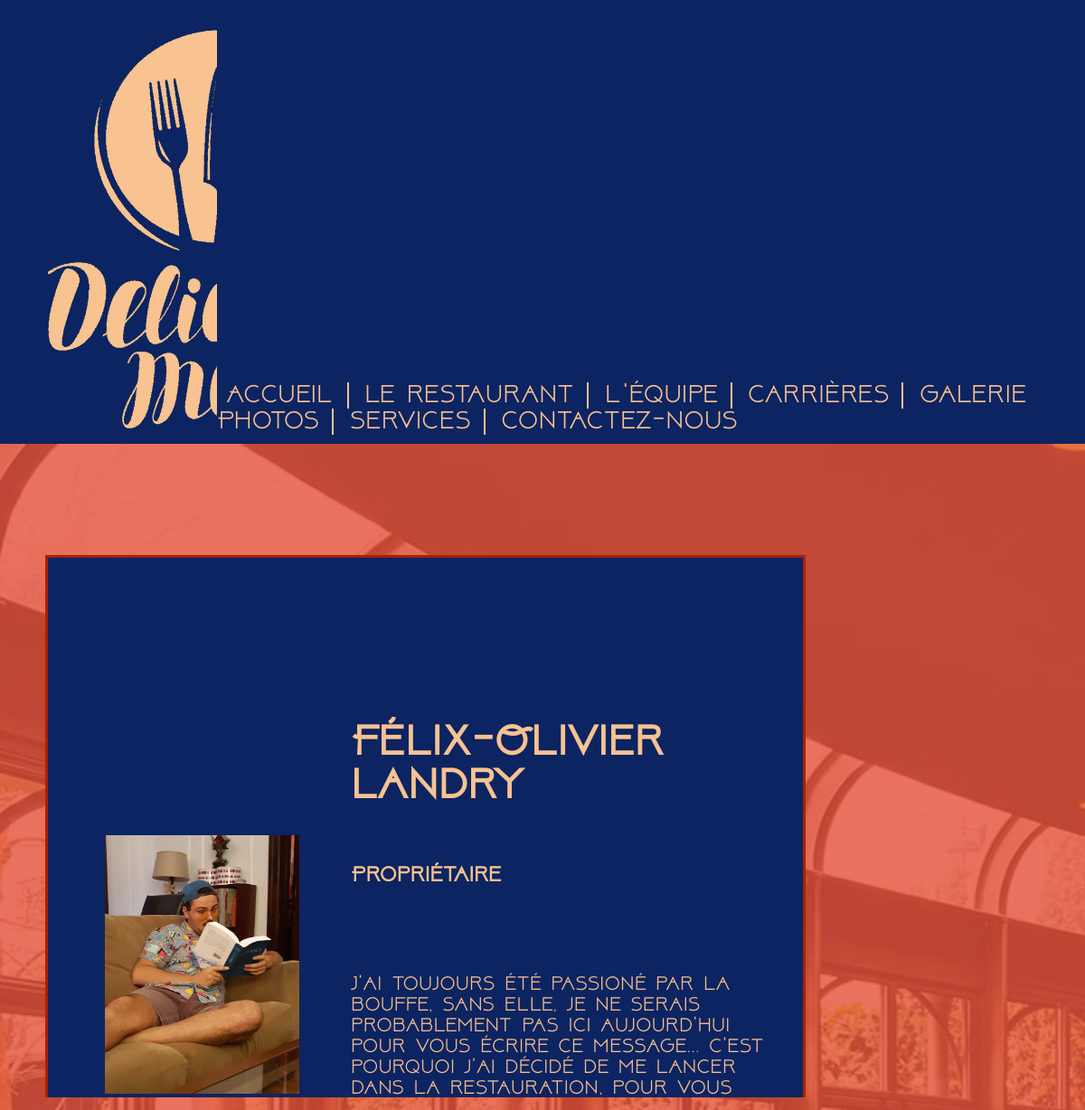
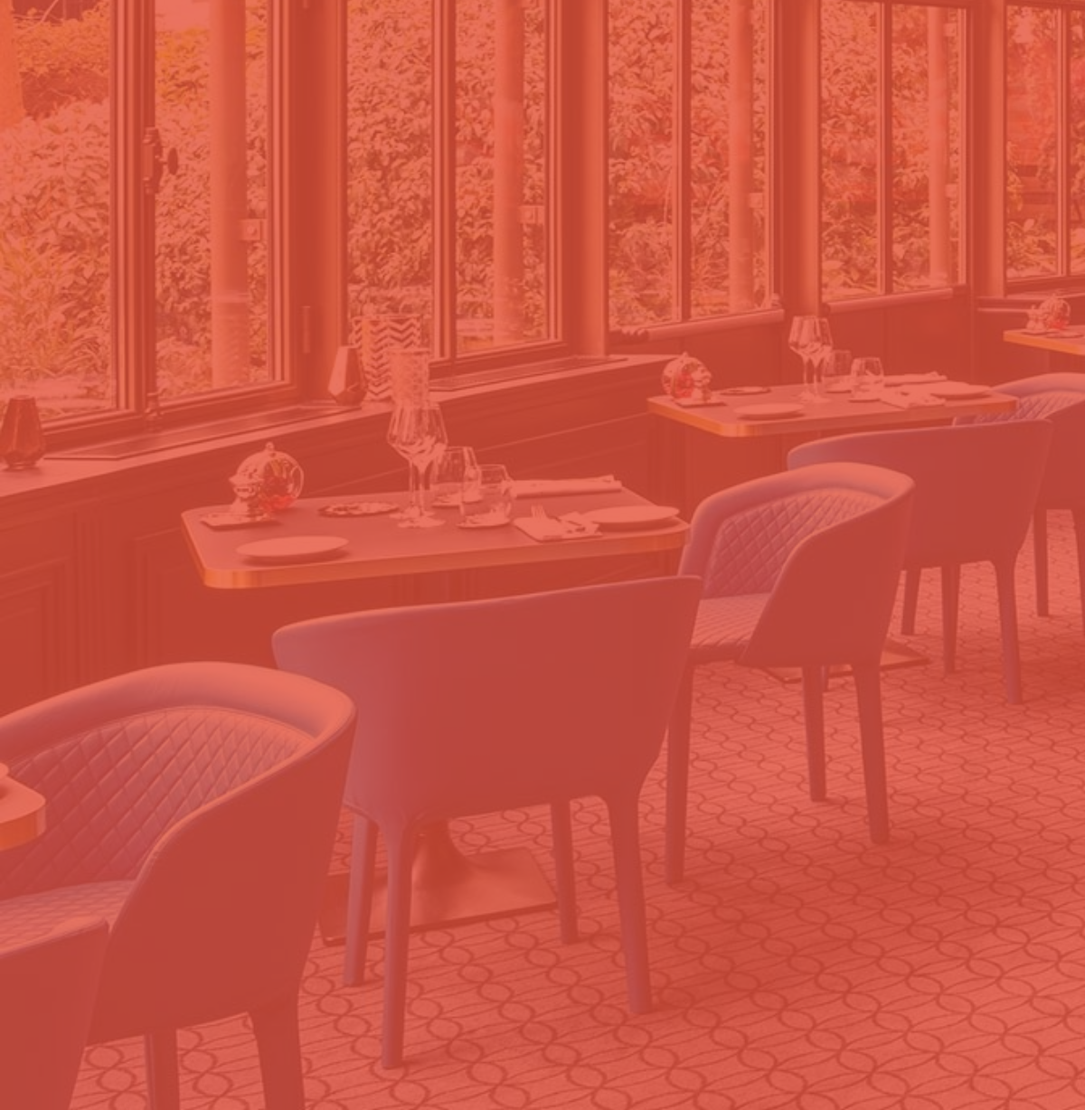
The page /equipe.php on the database its author committed (2 pictures, top to bottom).
### tables this page shows
CREATE TABLE team (
	id INT NOT NULL AUTO_INCREMENT,
	fullname VARCHAR(32) NOT NULL,
	id_job INT NOT NULL,
	bio TEXT,
	image_url VARCHAR(64),
	pos INT,
	
	PRIMARY KEY pk_team(id),
	FOREIGN KEY (id_job) REFERENCES jobs(id) ON DELETE RESTRICT,
	CONSTRAINT uc_team_fullname UNIQUE (fullname)

);

CREATE TABLE jobs(
	id INT NOT NULL AUTO_INCREMENT,
	title VARCHAR(16),
	
	PRIMARY KEY pk_jobs(id),
	CONSTRAINT uc_jobs_title UNIQUE (title)

);

### Web/action/CommonAction.php (called while the page is built, shortened)
<?php
	require_once("action/DAO/UserDAO.php");
	abstract class CommonAction {
		protected static $VISIBILITY_PUBLIC = 0;
		public function execute() {
			$this->executeAction();
		}
		public function isLoggedIn() {
			return $_SESSION["visibility"] > CommonAction::$VISIBILITY_PUBLIC;
		}
	}

### Web/action/EquipeAction.php (called while the page is built, shortened)
<?php
	require_once("action/CommonAction.php");
	class EquipeAction extends CommonAction {
		protected function executeAction() {
			$this->team = UserDAO::getTeam();
		}
	}

### Web/action/DAO/UserDAO.php (called while the page is built, shortened)
<?php
	class UserDAO {
		public static function getTeam(){
			$connection = Connection::getConnection();
			$sql = "SELECT team.id, team.fullname, jobs.title, team.bio, team.image_url FROM team JOIN jobs ON team.id_job = jobs.id ORDER BY team.pos";
			$team = [];
			foreach($connection->query($sql) as $row){
				$team[$row["id"]] = [ $row["fullname"], $row["title"], $row["bio"], $row["image_url"] ];
			}
			return $team;
		}
	}

### Web/equipe.php (the view)
<?php
	require_once("action/EquipeAction.php");
	$action = new EquipeAction();
	$action->execute();
	require_once("partial/header.php");
	if($action->isLoggedIn() && !$action->inPreview()){
	?>
			<script src="js/teamEdit.js"></script>
			<div id="admin-team-container">
				<form action="equipe.php" method="POST" enctype="multipart/form-data">
					<div id="new-team-member">
						<?php
							if($action->error == "ERROR_ADDING_MEMBER"){
								?>
								<h1 class="error">Erreur lors de l'ajout...</h1>
								<?php
							}
							else if($action->error == "FILE_NOT_IMAGE_NEW"){
								?>
								<h1 class="error">Le fichier n'est pas une image</h1>
								<?php
							}
							else if($action->error == "FILE_EXISTS_NEW"){
								?>
								<h1 class="error">Ce fichier existe déjà</h1>
								<?php
							}
							else if($action->error == "FILE_TOO_LARGE_NEW"){
								?>
								<h1 class="error">Le fichier est trop large (500MB max.)</h1>
								<?php
							}
							else if($action->error == "FILE_TYPE_BAD_NEW"){
								?>
								<h1 class="error">Ce type d'image n'est pas pris en charge</h1>
								<?php
							}
							else if($action->error == "UPLOAD_ERROR_NEW"){
								?>
								<h1 class="error">Erreur lors du chargement de l'image...</h1>
								<?php
							}
							else{
								?>
								<h1>ajouter un membre à l'équipe</h1>
								<?php
							}
							?>
						<label>Nom complet:</label>
						<input type="text" name="newfullname" id="newfullname"/>
						<label>Poste:</label>
						<select name="newjob" id="newjob">
							<option value="none" selected>Sélectionnez un poste...</option>
							<?php
								foreach($action->jobs as $j){
									?>
										<option value="<?= $j ?>"><?= $j ?></option>
									<?php
								}
							?>
						</select>
						<label>Biographie:</label>
						<textarea name="newbio" id="newbio" cols="80" rows="8"></textarea>
						<label>Image:</label>
						<input type="file" name="newphoto" id="newphoto">
						<button class="button" id="newmemberbtn">confirmer</button>
					</div>
				</form>
				<form action="equipe.php" method="POST" enctype="multipart/mixed">
					<div id="edit-team-member">
						<?php
						if($action->error == "FILE_NOT_IMAGE_EDIT"){
						?>
							<h1 class="error">Le fichier n'est pas une image</h1>
						<?php
						}
						else if($action->error == "ERROR_UPDATING_MEMBER"){
						?>
							<h1 class="error">Erreur lors de la mise à jour...</h1>
						<?php
						}
						else if($action->error == "FILE_TOO_LARGE_EDIT"){
						?>
							<h1 class="error">Le fichier est trop large (500MB max.)</h1>
						<?php
						}
						else if($action->error == "FILE_TYPE_BAD_EDIT"){
						?>
							<h1 class="error">Ce type d'image n'est pas pris en charge</h1>
						<?php
						}
						else if($action->error == "UPLOAD_ERROR_EDIT"){
						?>
							<h1 class="error">Erreur lors du chargement de l'image...</h1>
						<?php
						}
						else{
							?>
								<h1>modifier un membre de l'équipe</h1>
							<?php
							}
						?>
						<label>Nom complet:</label>
						<select name="editname" id="editname">
							<option value="none" selected>Sélectionnez quelqu'un...</option>
							<?php
								foreach($action->members as $m){
									?>
										<option value="<?= $m ?>"><?= $m ?></option>
									<?php
								}
							?>
						</select>
						<label>Nouveau nom complet:</label>
						<input type="text" name="neweditname" placeholder="Laissez vide pour ne pas changer..."/>
						<label>Nouveau poste:</label>
						<select name="editjob">
							<option value="none" selected>Ne pas changer...</option>
							<?php
								foreach($action->jobs as $j){
									?>
										<option value="<?= $j ?>"><?= $j ?></option>
									<?php
								}
							?>
						</select>
						<label>Nouvelle biographie:</label>
						<textarea name="editbio" cols="80" rows="8" id="editbio"></textarea>
						<label>Nouvelle image:</label>
						<input type="file" name="editphoto">
						<button class="button">confirmer</button>
					</div>
				</form>
				<form action="equipe.php" method="POST">
					<div id="delete-team-member">
							<?php
							if($action->error == "EXCEPTION_DELETE"){
							?>
								<h1 class="error">Erreur lors de la supression...</h1>
							<?php
							}
							else{
							?>
								<h1>supprimer un membre de l'équipe</h1>
							<?php
							}
							?>
							<label>Nom:</label>
							<select name="deleteteam">
								<option value="none" selected>Sélectionnez quelqu'un...</option>
							<?php
								foreach($action->members as $m){
									?>
										<option value="<?= $m ?>"><?= $m ?></option>
									<?php
								}
							?>
							</select>
							<button class="button">confirmer</button>
					</div>
				</form>
				<form action="equipe.php" method="POST">
					<div id="pos-team-member">
							<?php
								if($action->error == "ERROR_CHANGING_POS"){
									?>
									<h1 class="error">Erreur lors du changement de position</h1>
									<?php
								}
								else{
									?>
									<h1>Changez la position d'une fiche</h1>
									<h2>(En ordre croissant)</h2>
									<?php
								}
							?>
							<select name="fullnamepos" id="fullnamepos">
								<option value="none" selected>Sélectionnez quelqu'un...</option>
								<?php
									foreach($action->members as $m){
										?>
											<option value="<?= $m ?>"><?= $m ?></option>
										<?php
									}
								?>
							</select>
							<select name="memberpos" id="memberpos">
							</select>
					</div>
				</form>
			</div>
		<?php
	}
	else{
		?>
			<div id=container-team>
		<?php
    	foreach($action->team as $key => $value){
			?>
    	    	    <div class="team-member" id="team<?= $key; ?>">
						<div class="team-photo" style="background-image: url(<?= $value[3] ?>)"></div>
						<div class="team-name"><?= $value[0] ?></div>
						<div class="team-job"><?= $value[1] ?></div>
						<div class="team-bio"><?= $value[2] ?></div>
					</div>
    	    <?php
		}
		?>
			</div>
		<?php
	}
	require_once("partial/footer.php");

### Web/partial/header.php (shortened to what this page needs)
<!DOCTYPE html>
<html lang="en">
<head>
    <link rel="stylesheet" href="css/global.css" />
    <link href="https://cdn.quilljs.com/1.3.6/quill.snow.css" rel="stylesheet">
    <?php
        if($_SESSION["page"] == "equipe.php"){
            ?>
                <link rel="stylesheet" href="css/equipe.css">
            <?php
        }
            ?>
</head>
<body>
<header>
	<div id="head-logo">
    </div>
    <nav>
        <ul id="list">
            <li><a href="index.php">Accueil</a></li>
            <li><a href="resto.php">Le restaurant</a></li>
            <li><a href="equipe.php">L'équipe</a></li>
            <li><a href="carrieres.php">Carrières</a></li>
            <li><a href="galerie.php">Galerie Photos</a></li>
            <li><a href="services.php">Services</a></li>
            <li><a href="contact.php">Contactez-nous</a></li>
        </ul>
    </nav>
</header>
<div id="carousel">
	<div class="page1"></div>
</div>
<div id="content">

### Web/partial/footer.php
</div>
</body>
</html>

### Web/css/global.css (style rules this page uses)
* { margin: 0; padding: 0; }
body { background-color: #e55039; }
header { width: 100%; height: 20vh; background-color: #0c2461; }
ul { list-style-type: none; font-family: "above"; }
a { text-decoration: none; color: #0c2461; }
#carousel { width: 100%; height: 80vh; opacity: 0.2; position: relative; z-index: 0; }
[class^=page] { position: relative; left: 0; top: 0; width: 100%; height: 100%; background-size: cover; background-repeat: no-repeat; }
.page1 { background-image: url("../img/resto1.jpg"); }
#content { position: absolute; height: calc(var(--vh, 1vh) * var(--contentVh)); width: calc(100% - 100px); top: 20vh; margin: 5vh 50px 0 50px; color: #0c2461; overflow-y: scroll; overflow-x: hidden; -ms-overflow-style: none; scrollbar-width: none; z-index: 100; }
@media screen and (min-width:1200px) { header { display: grid; grid-template-columns: 20% 80%; grid-template-rows: 100%; } }
@media screen and (min-width:1200px) { #head-logo { display: block; width: 100%; height: 100%; background: url("../img/logo.png"); background-repeat: no-repeat; background-size: 19vh; text-indent: -9999px; } }
@media screen and (min-width:1200px) { nav { align-self: flex-end; justify-self: right; margin-bottom: 10px; } }
@media screen and (min-width:1200px) { ul { width: 100%; } }
@media screen and (min-width:1200px) { li { display: inline; font-size: 1.8em; padding: 0 14px 0 10px; border-right: #f8c291 solid 2px; } }
@media screen and (min-width:1200px) { li:last-child { border: none; } }
@media screen and (min-width:1200px) { a { color: #f8c291; } }

### Web/css/equipe.css (style rules this page uses)
@media screen and (min-width:1200px) { #container-team { display: grid; grid-template-columns: 100%; row-gap: 20px; position: relative; margin-bottom: 100px; } }
@media screen and (min-width:1200px) { .team-member { width: 75%; height: 35vh; display: grid; grid-template-rows: 30% 10% 60%; padding: 20px 5px 20px 5px; border: solid #a82103 3px; font-family: "above"; } }
@media screen and (min-width:1200px) { .team-photo { width: 100%; height: 100%; background-size: 65%; background-repeat: no-repeat; background-position: center; justify-self: center; align-self: center; } }
@media screen and (min-width:1200px) { .team-name { font-weight: bolder; font-size: 3em; } }
@media screen and (min-width:1200px) { .team-job { font-weight: bold; font-size: 1.5em; align-self: flex-start; } }
@media screen and (min-width:1200px) { .team-bio { font-size: 1.4em; width: 95%; } }
@media screen and (min-width:1200px) { [id^=team]:nth-child(odd) { background-color: #0c2461; color: #f8c291; grid-template-columns: 40% 60%; } }
@media screen and (min-width:1200px) { [id^=team]:nth-child(odd) .team-photo { grid-column: 1; grid-row: span 3; } }
@media screen and (min-width:1200px) { [id^=team]:nth-child(odd) .team-name, [id^=team]:nth-child(odd) .team-job { align-self: flex-end; justify-self: left; } }
@media screen and (min-width:1200px) { [id^=team]:nth-child(odd) .team-bio { align-self: center; justify-self: left; } }

### rows shown on the page
team: image_url (picture), fullname "Félix-Olivier Landry", id_job.title "Propriétaire", bio "J'ai toujours été passioné par la bouffe, sans elle, je ne serais probablement pas ici aujourd'hui pour vous écrire ce message... C'est pourquoi j'ai décidé de me lancer dans la restauration, pour vous…"
